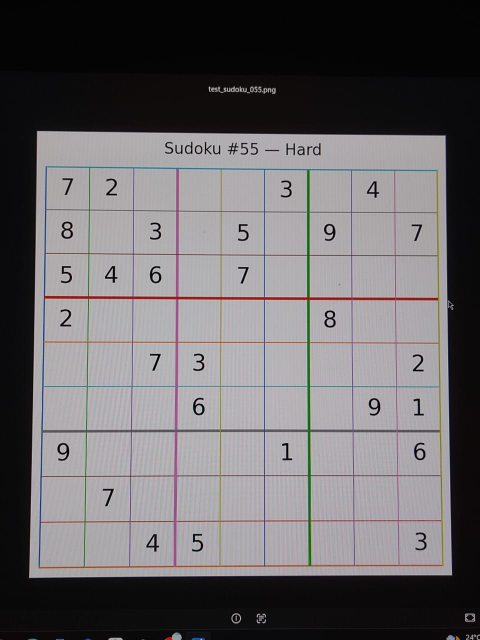
#> input picture camera_photo.jpeg, 960 x 1280 px (shown at 1/2 size)
$ python slice_cells.py camera_photo.jpeg
#> lines starting #> are read from the running program, lines starting #| are printed output that depends on the picture; after the words box and inside, x2 and y2 are one past the last pixel; in counts of white or black regions, pixels touching at a corner belong together
### preprocess.py
"""
Sub-step 1: load and preprocess a photo of a sudoku puzzle.

Goal: turn a raw, possibly noisy/unevenly-lit phone photo into a clean
black-and-white image where grid lines and digits are crisp - this is
what grid detection (sub-step 2) will operate on.

Pipeline:
    load (with EXIF rotation applied)
      -> resize if too large
      -> per-channel threshold -> OR
      -> morphological open

Why per-channel thresholding instead of a single grayscale pass:
    Sudoku puzzles (especially app-generated / printed-on-color ones)
    frequently use COLORED grid lines - yellow, pink, cyan, green, etc.
    Converting straight to grayscale collapses a saturated colored line
    to a light shade of gray, which an adaptive threshold with c=7 then
    treats as background and silently drops. The result is a broken,
    fragmented grid border that grid_detect can't find.

    The fix: threshold each BGR channel separately and OR the results.
    Any colored line is dark in AT LEAST one channel (yellow is dark in
    B, cyan is dark in R, green is dark in R and B, ...), so OR-ing the
    three binaries recovers every line regardless of hue. Black lines
    are dark in all three channels, so they're still recovered exactly
    as before.

Why resize before thresholding:
    Adaptive threshold's block_size is a pixel count, not a fraction of
    the image. A block_size tuned for a ~900px test image (21px
    neighborhood) is far too small for a 4000px phone camera capture:
    the neighborhood ends up smaller than the grid-line spacing, so
    each line is treated as isolated and the output fragments. Resizing
    the longest edge down to a fixed maximum makes preprocessing behave
    the same regardless of source resolution. INTER_AREA is used
    (rather than INTER_LINEAR/CUBIC) because it's the correct choice
    for downscaling - it averages pixels and avoids aliasing artifacts.

Why EXIF rotation matters:
    Phone cameras usually save portrait photos in landscape orientation
    with an EXIF "rotate me" tag. cv2.imread silently IGNORES that tag,
    so the pipeline sees a sideways grid and detection fails. Loading
    via PIL with exif_transpose() bakes the rotation into the pixels
    before OpenCV ever sees them.
"""

import os

import cv2
import numpy as np
from PIL import Image, ImageOps


# Longest edge is scaled down to this on load. Chosen to be big enough
# that a grid still has plenty of pixels per cell (a 9x9 grid at 1200px
# gives ~130px per cell - way more than the CNN needs) but small enough
# that block_size=21 in adaptive threshold still sees a sensible local
# neighborhood. Test images at ~900px are unchanged by this.
MAX_DIM = 1200


def load_image(path, min_size=100):
    """
    Load an image from disk, applying EXIF orientation and downscaling
    if the source is very large.

    Raises:
        FileNotFoundError: if the path doesn't exist on disk at all.
        ValueError: if the path exists but isn't a readable/valid image,
            or if it's readable but too small to plausibly contain a
            usable sudoku photo.
    """
#> called with path = 'camera_photo.jpeg', min_size = 100
    if not os.path.exists(path):
        raise FileNotFoundError(f"No file found at: {path}")

    try:
        pil_img = Image.open(path)
#> pil_img is the input picture: PIL image 960x1280 RGB; mean R, G, B 105.6, 102.7, 104.8
        pil_img = ImageOps.exif_transpose(pil_img)   # bake in EXIF rotation
        pil_img = pil_img.convert("RGB")
    except Exception as e:
        raise ValueError(
            f"File exists at {path} but couldn't be read as an image "
            f"(it may be corrupted or not actually an image file): {e}"
        )

    # PIL gives us RGB; OpenCV expects BGR
    img = cv2.cvtColor(np.array(pil_img), cv2.COLOR_RGB2BGR)

    h, w = img.shape[:2]
#> h = 1280; w = 960
    if h < min_size or w < min_size:
        raise ValueError(
            f"Image is only {w}x{h}px, too small to reliably process "
            f"(need at least {min_size}x{min_size}px)"
        )

    # Resize if the longest edge exceeds MAX_DIM
    longest = max(h, w)
#> longest = 1280
    if longest > MAX_DIM:
        scale = MAX_DIM / longest
#> scale = 0.938
        new_w = int(w * scale)
#> new_w = 900
        new_h = int(h * scale)
#> new_h = 1200
        img = cv2.resize(img, (new_w, new_h), interpolation=cv2.INTER_AREA)
#> img: shape (1200, 900, 3)

    return img


def preprocess(img, blur_ksize=7, block_size=21, c=7):
    """
    Convert a raw BGR image into a clean binary (black/white) image ready
    for grid-line detection.

    Color-robust: works on black-on-white printed grids AND on grids
    whose lines are colored (yellow, pink, cyan, green, etc.).

    Args:
        img: raw image as loaded by load_image() (already EXIF-corrected
            and resized to <= MAX_DIM).
        blur_ksize: Gaussian blur kernel size (must be odd).
        block_size: neighborhood size adaptive threshold looks at when
            deciding the local black/white cutoff (must be odd).
        c: constant subtracted from the local mean in adaptive threshold.

    Returns:
        binary: single-channel image, grid lines/digits are white (255)
                on a black (0) background.
    """
#> called with blur_ksize = 7, block_size = 21, c = 7
    # split into B, G, R - threshold each independently. A colored line
    # that's light in grayscale is still dark relative to its local
    # neighborhood in at least one of these channels.
    channel_binaries = []
    for channel in cv2.split(img):
        blurred = cv2.GaussianBlur(channel, (blur_ksize, blur_ksize), 0)
        thresh = cv2.adaptiveThreshold(
            blurred, 255,
            cv2.ADAPTIVE_THRESH_GAUSSIAN_C,
            cv2.THRESH_BINARY,
            block_size, c,
        )
        channel_binaries.append(cv2.bitwise_not(thresh))   # ink = white
#> this loop made 3 passes
#> pass 1, in preprocess, `thresh = cv2.adaptiveThreshold( blurred, 255, cv2.ADAPTIVE_THRESH_GAUS..`:
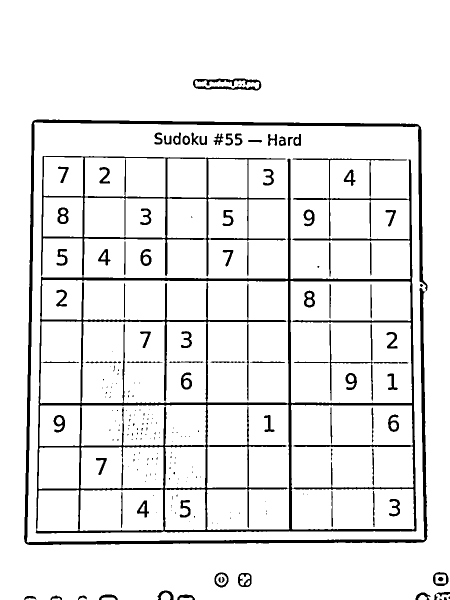
#> thresh: shape (1200, 900) (shown at 1/2 size); 91.8% white; 219 black regions (137 under 20 px), largest, box (x1, y1, x2, y2) and area: (71, 312, 833, 1067) 47521, (48, 239, 855, 1090) 20189, (386, 157, 523, 181) 1418
#> after the loop:
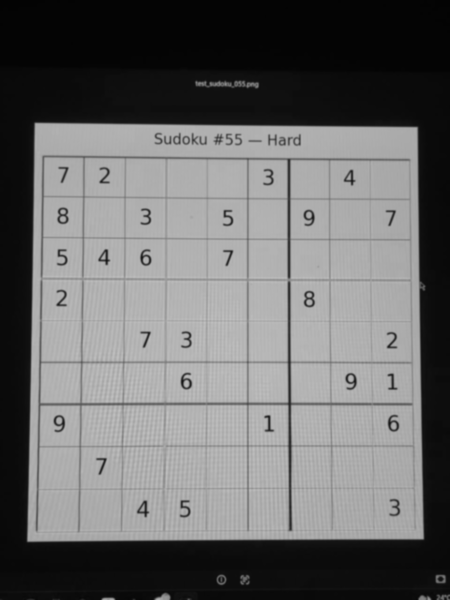
#> blurred: shape (1200, 900) (shown at 1/2 size); min 3, max 194, mean 105.6
#> after the loop:
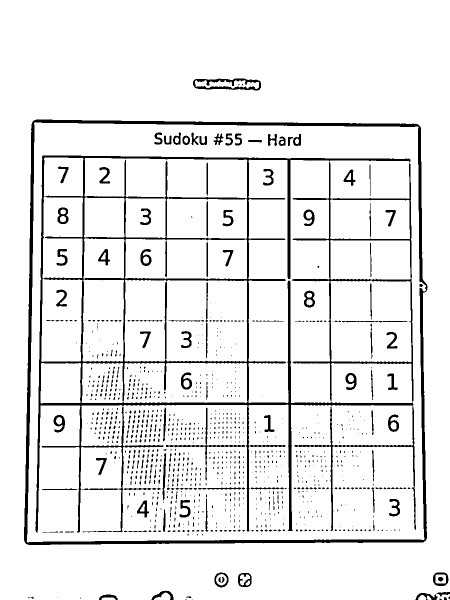
#> thresh: shape (1200, 900) (shown at 1/2 size); 91.8% white; 1086 black regions (954 under 20 px), largest, box (x1, y1, x2, y2) and area: (71, 311, 832, 1065) 39522, (48, 239, 855, 1090) 19910, (386, 157, 522, 181) 1411
#> after the loop, channel_binaries = 3 items

    combined = cv2.bitwise_or(
        channel_binaries[0],
        cv2.bitwise_or(channel_binaries[1], channel_binaries[2]),
    )
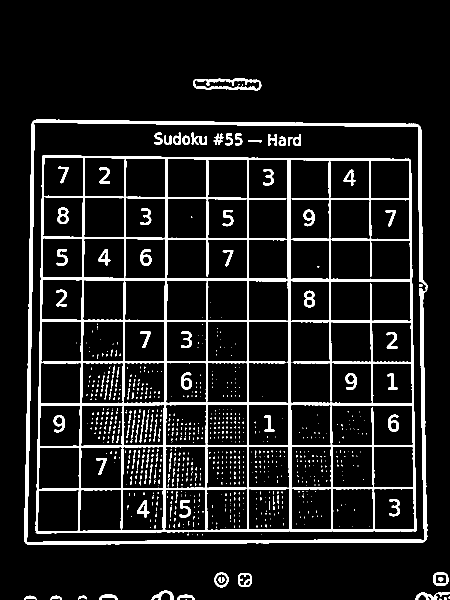
#> combined: shape (1200, 900) (shown at 1/2 size); 9.7% white; 909 white regions (798 under 20 px), largest, box (x1, y1, x2, y2) and area: (71, 311, 833, 1067) 60313, (48, 239, 855, 1090) 21101, (386, 157, 523, 181) 1428

    # gentle opening - thin colored lines hate aggressive morphology
    kernel = cv2.getStructuringElement(cv2.MORPH_ELLIPSE, (2, 2))
#> kernel = [[0, 1], [1, 1]]
    cleaned = cv2.morphologyEx(combined, cv2.MORPH_OPEN, kernel)
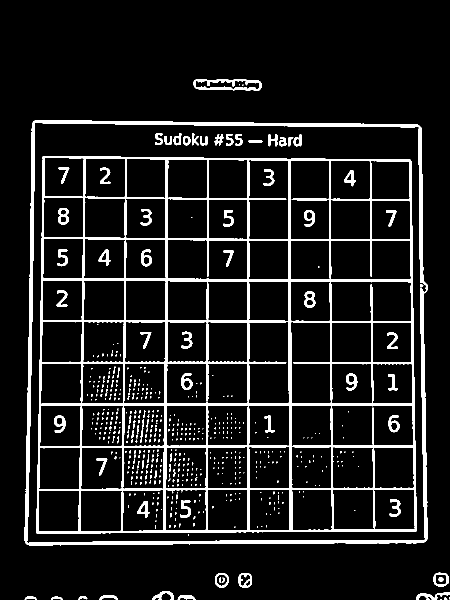
#> cleaned: shape (1200, 900) (shown at 1/2 size); 9.5% white; 596 white regions (507 under 20 px)
    return cleaned


# [17 lines that do not run on import are left out]

### grid_detect.py
"""
Sub-step 2: find the sudoku grid's outer boundary in a preprocessed image.

Input: the binary (black/white) image from preprocess.preprocess()
Output: 4 corner points of the grid, in order [top-left, top-right,
        bottom-right, bottom-left] - ready for perspective correction
        in sub-step 3.

Approach:
- Find all contours in the binary image.
- The grid border is (almost always) the largest connected white shape,
  since it's the biggest continuous structure in a sudoku photo.
- Approximate that contour's shape - if it simplifies down to 4 points,
  we've found the grid's corners directly.
- If the largest contour doesn't simplify to exactly 4 points (common
  with slight photo noise/damage), fall back to using its bounding
  rotated rectangle instead - less precise, but keeps the pipeline going
  rather than failing outright.

Note on the aspect-ratio window below: it used to be 0.8-1.25, which
works for clean printed scans but is a bit too strict for colored /
app-rendered grids whose rounded or slightly clipped corners can
produce a bounding box that isn't quite that square. Loosened to
0.7-1.4, which is still tight enough to reject a full-page outline
(the actual thing this check exists to guard against) while accepting
slightly-less-square colored grids.
"""

import os
import sys

import cv2
import numpy as np

# ensure this script can find preprocess.py sitting next to it, regardless
# of which directory the terminal happens to be in when it's run
sys.path.insert(0, os.path.dirname(os.path.abspath(__file__)))

from preprocess import load_image, preprocess


def find_grid_contour(binary_img):
    """
    Returns 4 corner points (float32, shape (4,2)) of the detected grid,
    ordered [top-left, top-right, bottom-right, bottom-left].
    Raises ValueError if no plausible grid-sized contour is found.
    """
    contours, _ = cv2.findContours(binary_img, cv2.RETR_EXTERNAL, cv2.CHAIN_APPROX_SIMPLE)
#> contours = 16 contours, 4 with area under 20; largest, box (x1, y1, x2, y2) and area: (49, 240, 856, 1091) 666208, (387, 158, 524, 182) 2572, (867, 1145, 898, 1173) 683, (477, 1147, 504, 1175) 640, (430, 1146, 458, 1176) 635
    if not contours:
        raise ValueError("No contours found - is the preprocessed image empty/blank?")

    img_area = binary_img.shape[0] * binary_img.shape[1]
#> img_area = 1080000

    # sort every contour by area, largest first, and take the first one
    # that's both big enough AND roughly square. Just taking the single
    # largest contour breaks on photos with a lot of surrounding page
    # whitespace (URLs, captions, watermarks) - in those cases the biggest
    # connected shape is often the whole page boundary, not the grid. A
    # sudoku grid is always close to square (width ~= height), while a
    # full page usually isn't, so squareness is what actually tells them apart.
    candidates = sorted(contours, key=cv2.contourArea, reverse=True)
#> candidates has the same summary as contours

    largest = None
    for c in candidates:
        area = cv2.contourArea(c)
        if area < img_area * 0.10:
            break  # remaining contours are too small to be the grid

        x, y, w, h = cv2.boundingRect(c)
        aspect_ratio = w / h if h > 0 else 0
        # loosened from 0.8-1.25: colored / app-rendered grids sometimes
        # have rounded or slightly clipped corners, producing a bounding
        # box that isn't quite as square as a clean printed scan's. The
        # aspect-ratio guard is still the main defence against picking
        # a full-page outline instead of the grid, just slightly more
        # permissive.
        if 0.7 <= aspect_ratio <= 1.4:
            largest = c
            break
#> this loop made 1 pass
#> (area, x, y, w, h, aspect_ratio) on pass 1: (666208.5, 49, 240, 807, 851, 0.948)

    if largest is None:
        raise ValueError(
            "No plausibly square, grid-sized contour found "
            "(check lighting/focus, or that the whole grid is in frame)"
        )

    perimeter = cv2.arcLength(largest, True)
#> perimeter = 3310.4
    approx = cv2.approxPolyDP(largest, 0.02 * perimeter, True)
#> approx = [[67, 242], [51, 1086], [851, 1082], [842, 255]]

    if len(approx) == 4:
        points = approx.reshape(4, 2).astype("float32")
#> points = [[67, 242], [51, 1086], [851, 1082], [842, 255]]
    else:
        # fallback: use the minimum-area rotated bounding rect instead
        rect = cv2.minAreaRect(largest)
        points = cv2.boxPoints(rect).astype("float32")

    return order_corners(points)
#> in order_corners, `s = pts.sum(axis=1)`: s = [309, 1137, 1933, 1097]
#> in order_corners, `diff = np.diff(pts, axis=1)`: diff = [175, 1035, 231, -587]


def order_corners(pts):
    """
    Sort 4 arbitrary corner points into [top-left, top-right,
    bottom-right, bottom-left] order, regardless of the order
    contour detection happened to return them in.
    """
    rect = np.zeros((4, 2), dtype="float32")
    s = pts.sum(axis=1)
    rect[0] = pts[np.argmin(s)]  # top-left: smallest x+y
    rect[2] = pts[np.argmax(s)]  # bottom-right: largest x+y

    diff = np.diff(pts, axis=1)
    rect[1] = pts[np.argmin(diff)]  # top-right: smallest y-x
    rect[3] = pts[np.argmax(diff)]  # bottom-left: largest y-x
    return rect


# [9 lines left out: function draw_debug, not called in this run]


# [19 lines that do not run on import are left out]

### warp.py
"""
Sub-step 3: perspective correction.

Input: the original image + 4 corner points from grid_detect.find_grid_contour()
Output: a clean, straight-on square image of just the grid - ready to be
        sliced into 81 cells in sub-step 4.

Why this matters: a real phone photo is rarely taken dead-on. The grid
usually appears as a skewed quadrilateral (closer edge bigger, farther
edge smaller/rotated). A perspective transform maps those 4 corners onto
the 4 corners of a perfect square, which "un-skews" everything inside it -
including the cell boundaries and digits - as if it had been photographed
straight-on.
"""

import os
import sys

import cv2
import numpy as np

sys.path.insert(0, os.path.dirname(os.path.abspath(__file__)))

from preprocess import load_image, preprocess
from grid_detect import find_grid_contour, draw_debug


def warp_grid(img, corners, output_size=450):
    """
    Warps `img` so the quadrilateral defined by `corners` (in
    [top-left, top-right, bottom-right, bottom-left] order) becomes a
    flat output_size x output_size square.

    output_size=450 isn't arbitrary: it's evenly divisible by 9, so each
    cell in sub-step 4 comes out to a clean 50x50 pixels with no rounding.
    """
    dst = np.array([
        [0, 0],
        [output_size - 1, 0],
        [output_size - 1, output_size - 1],
        [0, output_size - 1],
    ], dtype="float32")

    matrix = cv2.getPerspectiveTransform(corners, dst)
    warped = cv2.warpPerspective(img, matrix, (output_size, output_size))
    return warped


# [25 lines that do not run on import are left out]

### slice_cells.py
"""
Sub-step 4: slice the warped grid into 81 individual cell images.

Input: the warped (straightened) 450x450 image from warp.warp_grid()
Output: a flat list of 81 cell images, in row-major order (same order
        sudoku_core.py expects: index 0 = row0/col0, index 1 = row0/col1, ...)

Why 450x450 specifically: 450 / 9 = 50 exactly, so every cell is a clean
50x50 pixel crop with zero rounding error - if we'd picked an output size
that didn't divide evenly by 9, cell boundaries would drift slightly by
the time we reached row/col 8, causing some crops to clip digits.

A small inward margin is trimmed from each cell crop to avoid grid-line
pixels leaking into the corners of the cell - those lines aren't part of
the digit and would only confuse digit recognition in sub-step 3 of the
main roadmap.
"""

import os
import sys

import cv2
import numpy as np

sys.path.insert(0, os.path.dirname(os.path.abspath(__file__)))

from preprocess import load_image, preprocess
from grid_detect import find_grid_contour
from warp import warp_grid


def slice_cells(warped_img, margin_ratio=0.08):
    """
    Splits a warped NxN grid image into 81 cell images (row-major order).

    Args:
        warped_img: square image, side length must be divisible by 9.
        margin_ratio: fraction of each cell's size trimmed off all 4 sides,
            to avoid grid-line pixels contaminating the cell crop.

    Returns:
        list of 81 cell images (numpy arrays), index = row * 9 + col.
    """
    h, w = warped_img.shape[:2]
    if h != w:
        raise ValueError(f"Expected a square image, got {w}x{h}")
    if h % 9 != 0:
        raise ValueError(f"Image size {h} isn't evenly divisible by 9 - re-warp with a multiple of 9")

    cell_size = h // 9
    margin = int(cell_size * margin_ratio)

    cells = []
    for r in range(9):
        for c in range(9):
            y0, y1 = r * cell_size, (r + 1) * cell_size
            x0, x1 = c * cell_size, (c + 1) * cell_size
            cell = warped_img[y0 + margin:y1 - margin, x0 + margin:x1 - margin]
            cells.append(cell)

    return cells


def save_contact_sheet(cells, out_path="cells_contact_sheet.png", cols=9):
    """
    Lays all 81 cell crops out in a 9x9 grid with thin separator lines,
    saved as one image - much faster to visually sanity-check than
    opening 81 separate files.
    """
    rows = (len(cells) + cols - 1) // cols
    cell_h, cell_w = cells[0].shape[:2]
    pad = 2

    sheet_h = rows * (cell_h + pad) + pad
    sheet_w = cols * (cell_w + pad) + pad
    is_color = len(cells[0].shape) == 3
    shape = (sheet_h, sheet_w, 3) if is_color else (sheet_h, sheet_w)
    sheet = np.full(shape, 128, dtype=np.uint8)  # gray background as separator

    for idx, cell in enumerate(cells):
        r, c = divmod(idx, cols)
        y = pad + r * (cell_h + pad)
        x = pad + c * (cell_w + pad)
        sheet[y:y + cell_h, x:x + cell_w] = cell

    cv2.imwrite(out_path, sheet)
    return out_path


if __name__ == "__main__":
    if len(sys.argv) < 2:
        print("Usage: python slice_cells.py <path_to_sudoku_photo>")
        sys.exit(1)

    path = sys.argv[1]
    img = load_image(path)
    binary = preprocess(img)
    corners = find_grid_contour(binary)
#> corners = [[67, 242], [842, 255], [851, 1082], [51, 1086]]

    warped_binary = warp_grid(binary, corners)
#> in warp_grid, `matrix = cv2.getPerspectiveTransform(corners, dst)`: matrix = [[0.572, 0.0108, -40.94], [-0.00928, 0.553, -133.3], [-2.66e-05, 3.83e-05, 1]]
#> in warp_grid, `warped = cv2.warpPerspective(img, matrix, (output_size, output_size))`:
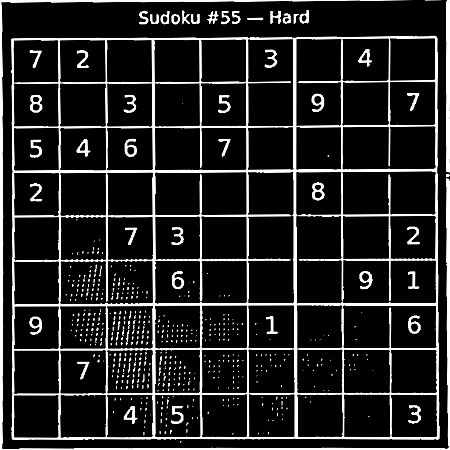
#> warped: shape (450, 450); min 0, max 255, mean 35.2
    cells = slice_cells(warped_binary)
#> after the loop in slice_cells, `for r in range(9):`: cells = 81 items
#> cells = 81 items

    print(f"Sliced into {len(cells)} cells, each {cells[0].shape[1]}x{cells[0].shape[0]} px")
#| Sliced into 81 cells, each 42x42 px

    out = save_contact_sheet(cells)
#> in save_contact_sheet, `rows = (len(cells) + cols - 1) // cols`: rows = 9
#> in save_contact_sheet, `sheet_h = rows * (cell_h + pad) + pad`: sheet_h = 398
#> in save_contact_sheet, `shape = (sheet_h, sheet_w, 3) if is_color else (sheet_h, sheet_w)`: shape = (398, 398)
#> in save_contact_sheet, `sheet = np.full(shape, 128, dtype=np.uint8)`: sheet: shape (398, 398); every value is 128
#> the loop in save_contact_sheet, `for idx, cell in enumerate(cells):` made 81 passes
#> (r, c, y, x) on passes 1 to 12: (0, 0, 2, 2), (0, 1, 2, 46), (0, 2, 2, 90), (0, 3, 2, 134), (0, 4, 2, 178), (0, 5, 2, 222), (0, 6, 2, 266), (0, 7, 2, 310), (0, 8, 2, 354), (1, 0, 46, 2), (1, 1, 46, 46), (1, 2, 46, 90)
#> after the loop in save_contact_sheet, `for idx, cell in enumerate(cells):`:
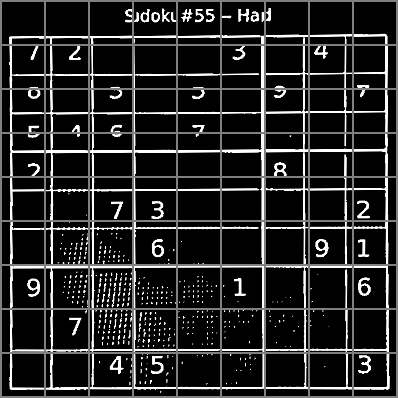
#> sheet: shape (398, 398); min 0, max 255, mean 39.2
#> out = 'cells_contact_sheet.png'
    print(f"Contact sheet saved to: {out}")
#| Contact sheet saved to: cells_contact_sheet.png
    print("Open it and check: 81 evenly-spaced cells, each digit centered")
    print("and fully visible with no grid-line clipping into the digit.")
